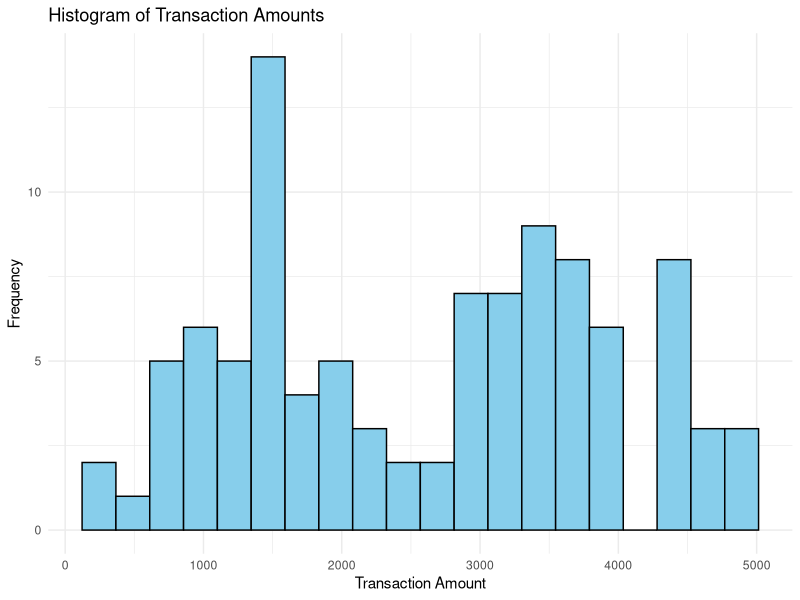
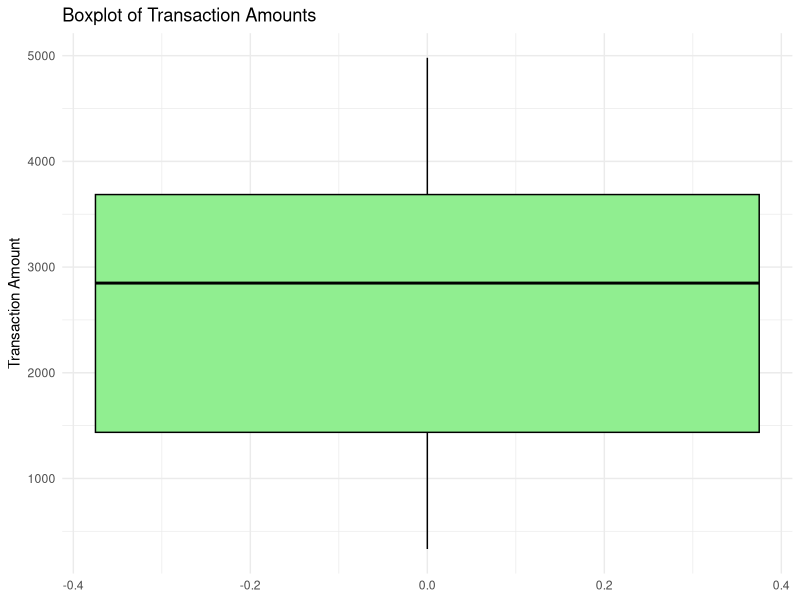
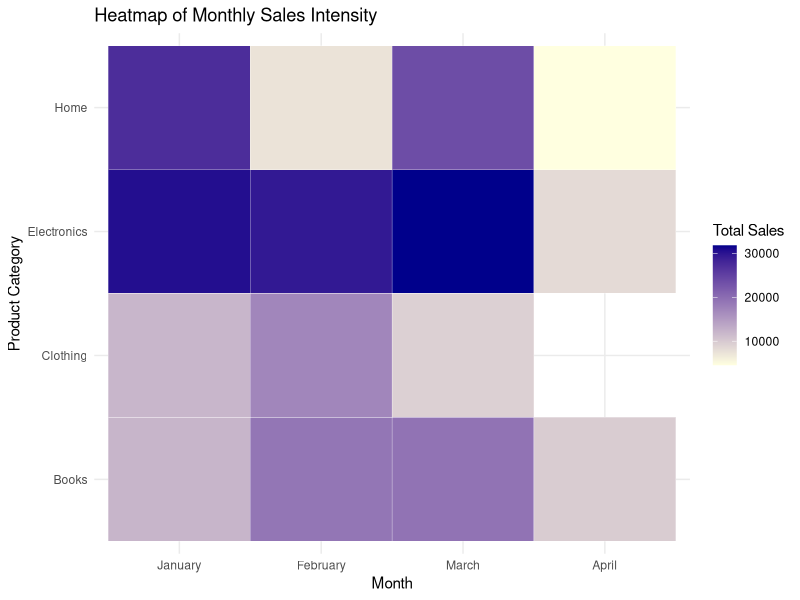

Reproduce these figures in R, in order.
print("SHIMAL AYMAN")
print("23BAD112")
library(ggplot2)
library(dplyr)
library(lubridate)

# Read CSV from Colab directory
df <- read.csv("2.ecommerce_transactions.csv")

# Convert date column
df$Transaction_Date <- as.Date(df$Transaction_Date)

# Histogram of Transaction Amounts
ggplot(df, aes(x = Transaction_Amount)) +
  geom_histogram(bins = 20, fill = "skyblue", color = "black") +
  labs(
    title = "Histogram of Transaction Amounts",
    x = "Transaction Amount",
    y = "Frequency"
  ) +
  theme_minimal()

# Boxplot of Transaction Amounts
ggplot(df, aes(y = Transaction_Amount)) +
  geom_boxplot(fill = "lightgreen", color = "black") +
  labs(
    title = "Boxplot of Transaction Amounts",
    y = "Transaction Amount"
  ) +
  theme_minimal()

# Heatmap data preparation
heatmap_data <- df %>%
  mutate(Month = month(Transaction_Date, label = TRUE, abbr = FALSE)) %>%
  group_by(Product_Category, Month) %>%
  summarise(
    Total_Sales = sum(Transaction_Amount, na.rm = TRUE),
    .groups = "drop"
  )

# Heatmap visualization
ggplot(heatmap_data, aes(x = Month, y = Product_Category, fill = Total_Sales)) +
  geom_tile(color = "white") +
  scale_fill_gradient(low = "lightyellow", high = "darkblue") +
  labs(
    title = "Heatmap of Monthly Sales Intensity",
    x = "Month",
    y = "Product Category",
    fill = "Total Sales"
  ) +
  theme_minimal()
